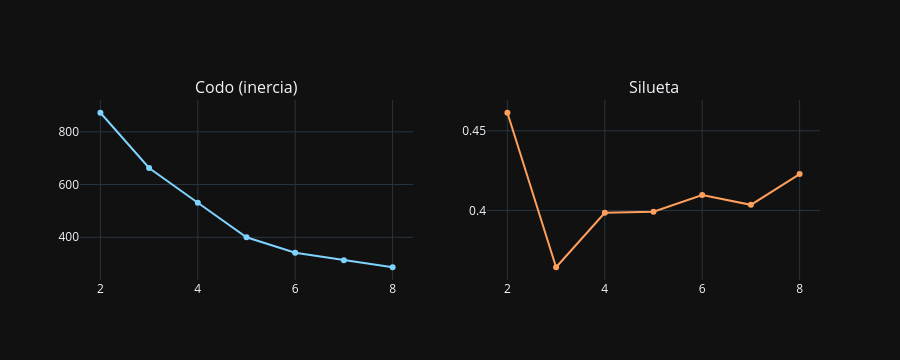

The cell this chart's notebook holds for it:
### Markdown cell above
### 🧠 Por qué K-Means y cómo elegir *k*

**K-Means** agrupa minimizando la distancia de cada punto a su centroide. Es rápido e interpretable, ideal como primer mapeo de la estructura.

Como *k* (cantidad de grupos) no se conoce de antemano, lo elegimos con dos criterios:
- **Método del codo (inercia)**: se busca el quiebre donde sumar clusters deja de reducir mucho la inercia.
- **Coeficiente de silueta**: mide cohesión vs. separación; elegimos el *k* que lo maximiza.

**Qué pasó al ejecutar:** la silueta es **máxima en k=2 (0.461)** y cae claramente al subdividir (k=3 → 0.364, k=4–5 → ~0.399, repuntando recién hacia k=8 → 0.423 sin llegar a superar a k=2). La inercia, por su parte, baja de 872 (k=2) a 663 (k=3) y 531 (k=4) describiendo un codo suave. Ambos criterios coinciden: **el dataset se separa de forma más limpia en 2 grupos grandes**. Sobre la matriz preprocesada de 344×9, K-Means con k=2 produce clusters de **221 y 123 pingüinos**.

### Code cell
# 4 · K-Means: elegir k con el codo (inercia) y la silueta
from sklearn.cluster import KMeans
from sklearn.metrics import silhouette_score
ks = list(range(2, 9)); inertias = []; sils = []
for k in ks:
    km = KMeans(n_clusters=k, random_state=SEED, n_init=10).fit(Xp)
    inertias.append(km.inertia_); sils.append(silhouette_score(Xp, km.labels_))
fig = sp.make_subplots(rows=1, cols=2, subplot_titles=('Codo (inercia)', 'Silueta'))
fig.add_trace(go.Scatter(x=ks, y=inertias, mode='lines+markers', line=dict(color=PRIMARY)), row=1, col=1)
fig.add_trace(go.Scatter(x=ks, y=sils, mode='lines+markers', line=dict(color=ACCENT)), row=1, col=2)
fig.update_layout(height=360, showlegend=False, template='plotly_dark'); fig.show()
best_k = ks[int(np.argmax(sils))]
print('k elegido por silueta:', best_k)
km = KMeans(n_clusters=best_k, random_state=SEED, n_init=10).fit(Xp)
df['cluster'] = km.labels_

### Figure 1 — Plotly figure (JSON) as saved in the notebook; plotly's stock layout.template omitted (floating-point values rounded to 4 significant figures)
{"data": [{"line": {"color": "#7fd4ff"}, "mode": "lines+markers", "type": "scatter", "x": [2, 3, 4, 5, 6, 7, 8], "xaxis": "x", "y": [872.3, 662.8, 531.0, 399.9, 341.5, 313.1, 286.4], "yaxis": "y"}, {"line": {"color": "#ff9f5c"}, "mode": "lines+markers", "type": "scatter", "x": [2, 3, 4, 5, 6, 7, 8], "xaxis": "x2", "y": [0.4613, 0.3644, 0.3985, 0.3993, 0.4097, 0.4035, 0.4228], "yaxis": "y2"}], "layout": {"annotations": [{"font": {"size": 16}, "showarrow": false, "text": "Codo (inercia)", "x": 0.225, "xanchor": "center", "xref": "paper", "y": 1.0, "yanchor": "bottom", "yref": "paper"}, {"font": {"size": 16}, "showarrow": false, "text": "Silueta", "x": 0.775, "xanchor": "center", "xref": "paper", "y": 1.0, "yanchor": "bottom", "yref": "paper"}], "height": 360, "showlegend": false, "xaxis": {"anchor": "y", "domain": [0.0, 0.45]}, "xaxis2": {"anchor": "y2", "domain": [0.55, 1.0]}, "yaxis": {"anchor": "x", "domain": [0.0, 1.0]}, "yaxis2": {"anchor": "x2", "domain": [0.0, 1.0]}}}
